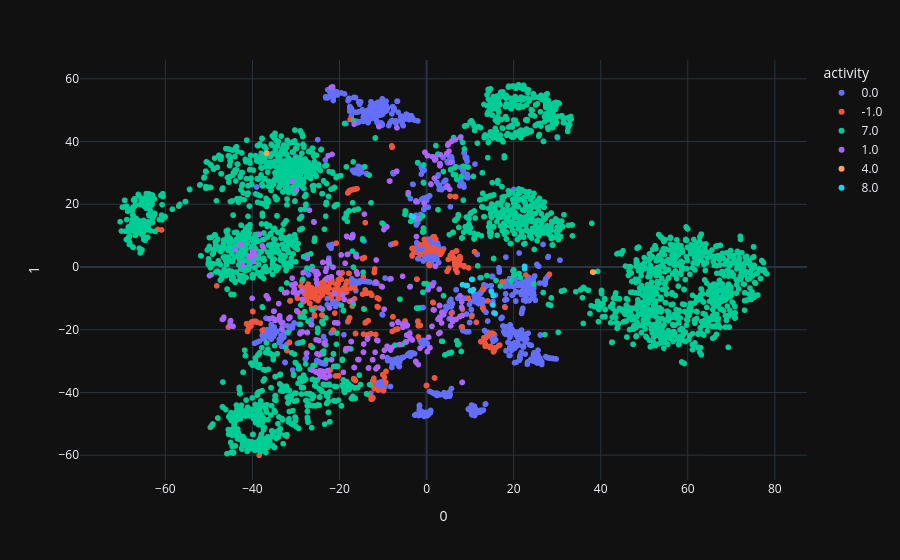

Here is the notebook cell this chart was saved with:
### Code cell
tsne = TSNE(n_components=2)  # 创建TSNE对象，降维到2维
repre_tsne = tsne.fit_transform(repre_reshape)  # 对数组进行降维

fig = px.scatter(
    repre_tsne, x=0, y=1,
    color=label_concat_vote.astype(str),  
    labels={'color': 'activity'}
)
fig.show()
# repre_tsne.shape

### Figure 1 — Plotly figure (JSON) as saved in the notebook; plotly's stock layout.template omitted (floating-point values rounded to 4 significant figures; data arrays with more than 128 entries replaced by an {"elided": "..."} marker saying what was removed)
{"data": [{"hovertemplate": "activity=0.0<br>0=%{x}<br>1=%{y}<extra></extra>", "legendgroup": "0.0", "marker": {"color": "#636efa", "symbol": "circle"}, "mode": "markers", "name": "0.0", "showlegend": true, "x": {"elided": "997 float values"}, "xaxis": "x", "y": {"elided": "997 float values"}, "yaxis": "y", "type": "scattergl"}, {"hovertemplate": "activity=-1.0<br>0=%{x}<br>1=%{y}<extra></extra>", "legendgroup": "-1.0", "marker": {"color": "#EF553B", "symbol": "circle"}, "mode": "markers", "name": "-1.0", "showlegend": true, "x": {"elided": "331 float values"}, "xaxis": "x", "y": {"elided": "331 float values"}, "yaxis": "y", "type": "scattergl"}, {"hovertemplate": "activity=7.0<br>0=%{x}<br>1=%{y}<extra></extra>", "legendgroup": "7.0", "marker": {"color": "#00cc96", "symbol": "circle"}, "mode": "markers", "name": "7.0", "showlegend": true, "x": {"elided": "2890 float values"}, "xaxis": "x", "y": {"elided": "2890 float values"}, "yaxis": "y", "type": "scattergl"}, {"hovertemplate": "activity=1.0<br>0=%{x}<br>1=%{y}<extra></extra>", "legendgroup": "1.0", "marker": {"color": "#ab63fa", "symbol": "circle"}, "mode": "markers", "name": "1.0", "showlegend": true, "x": {"elided": "267 float values"}, "xaxis": "x", "y": {"elided": "267 float values"}, "yaxis": "y", "type": "scattergl"}, {"hovertemplate": "activity=4.0<br>0=%{x}<br>1=%{y}<extra></extra>", "legendgroup": "4.0", "marker": {"color": "#FFA15A", "symbol": "circle"}, "mode": "markers", "name": "4.0", "showlegend": true, "x": [-36.78, 38.36, 38.16], "xaxis": "x", "y": [36.28, -1.641, -1.616], "yaxis": "y", "type": "scattergl"}, {"hovertemplate": "activity=8.0<br>0=%{x}<br>1=%{y}<extra></extra>", "legendgroup": "8.0", "marker": {"color": "#19d3f3", "symbol": "circle"}, "mode": "markers", "name": "8.0", "showlegend": true, "x": [15.28, 14.88, 10.52, 15.25, 15.69, 22.52, 10.76, 22.51, -3.548, 10.39, 9.33, 10.08, 9.076, 8.257, -3.022], "xaxis": "x", "y": [-9.104, -7.83, -7.631, -12.1, -14.78, -0.5767, -7.192, 0.1957, 16.31, -3.963, -5.911, -7.565, -5.896, -5.649, 15.96], "yaxis": "y", "type": "scattergl"}], "layout": {"xaxis": {"anchor": "y", "domain": [0.0, 1.0], "title": {"text": "0"}}, "yaxis": {"anchor": "x", "domain": [0.0, 1.0], "title": {"text": "1"}}, "legend": {"title": {"text": "activity"}, "tracegroupgap": 0}, "margin": {"t": 60}}}
